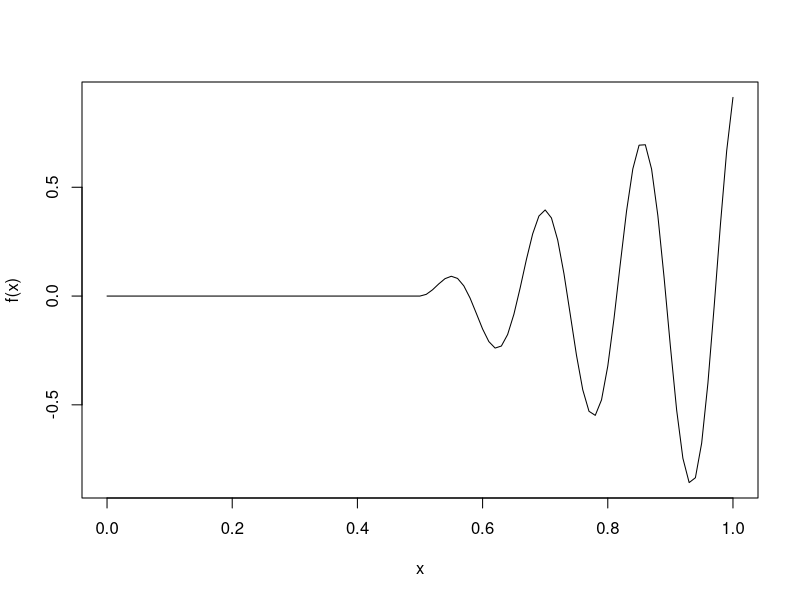

R code for this plot: (Note: this script raises an error after producing the figure.)
###########B-splines
###########Exercise 4.(a)
f0 <- function(x){
  ans <- x*sin(20*x)
  ans[x<0] <- 0
  return(ans)
}

f <- function(x){ f0(2*(x-0.5))}
curve(f,0,1)


n <- 1000
x <- seq(0, 1, length=n)
y <- f(x) + rnorm(n, sd=0.02)

knotlist <- (1:13) /14

base_func_terms <- cbind(1, x, x^2, x^3)

xi_terms <- sapply(knotlist, function(xi) {(x - xi)^3 * (x > xi)})

terms <- cbind(base_func_terms, xi_terms)

colnames(terms) <- 1:17

fit <- lm(y ~ terms - 1)

pvalue_threshold <- 0.05  
terms_pvalues <- summary(fit)$coefficients[, 4]  


while (any(terms_pvalues[-(1:4)] > pvalue_threshold)) {  

  insignificant_knots_index <- which.max(terms_pvalues[-(1:4)]) + 4  
  
  terms <- terms[, -insignificant_knots_index]
  
  fit <- lm(y ~ terms - 1)
  
  terms_pvalues <- summary(fit)$coefficients[, 4]
}

summary(fit)


###########Exercise 4.(b)
f0 <- function(x){
  ans <- x*sin(20*x)
  ans[x<0] <- 0
  return(ans)
}

f <- function(x){ f0(2*(x-0.5))}


knotlist <-  (6:13) / 14
n <- 1000
x <- seq(0, 1,length=n)
y <- f(x)

bx <- bs(x, knots = knotlist, degree = 3, intercept = TRUE)
f_fit <- lm(y ~ bx - 1)

y_pred <- function(x) {
  bx <- bs(x, knots = knotlist, degree = 3, intercept = TRUE)
  return((bx %*% f_fit$coefficients)[,1])
}

ise_f <- function(f, f_hat) {
  result <- integrate(ise, 0, 1)
  return(result$value)
}
ise <- function(x) {
  (f(x) - y_pred(x))^2
}
integrate(ise, 0, 0.99)
curve(ise)
curve(y_pred)
curve(f, add=T)
ise_f(f, y_pred)

ise_poly(12, x, y, f)
curve()